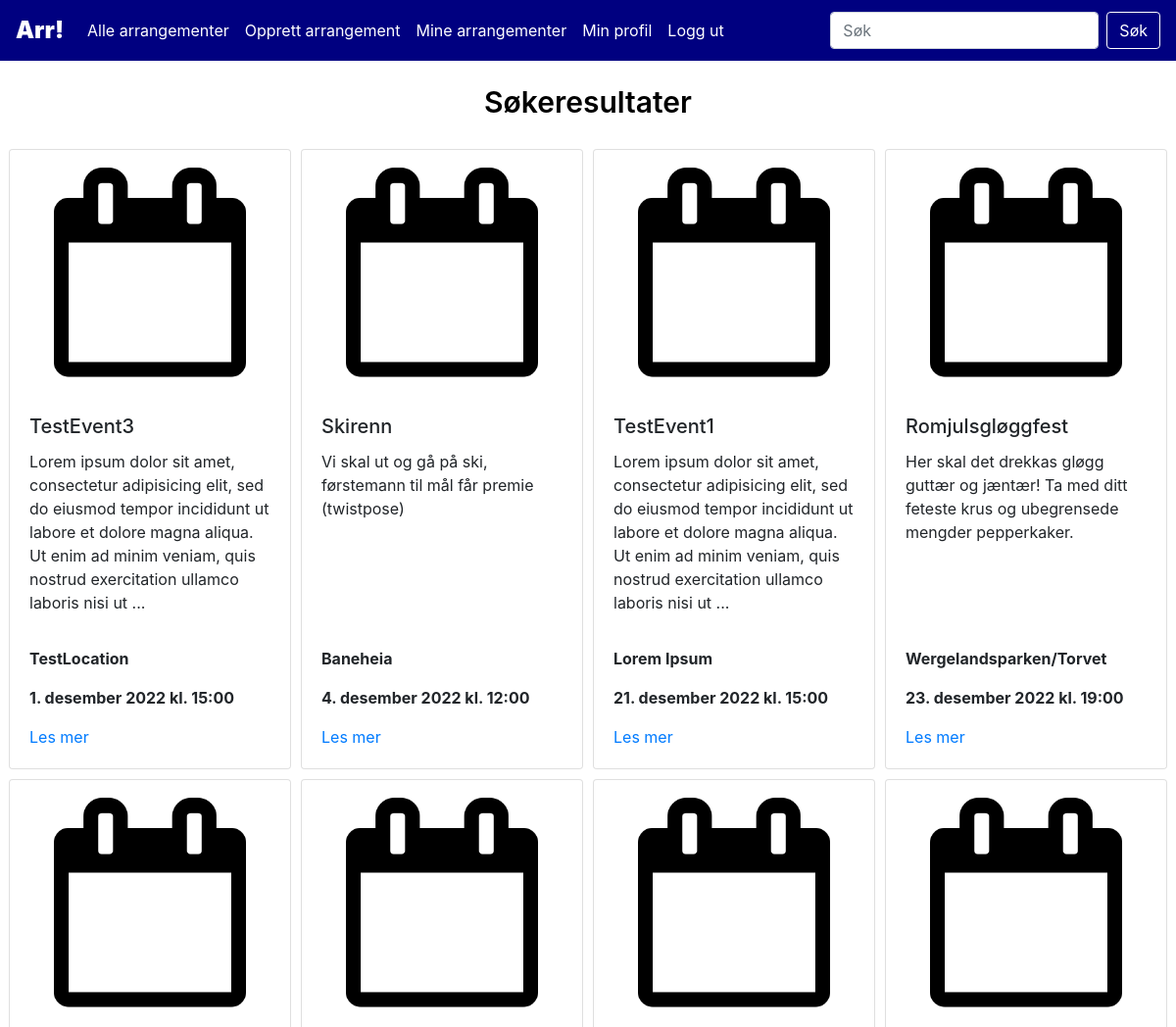
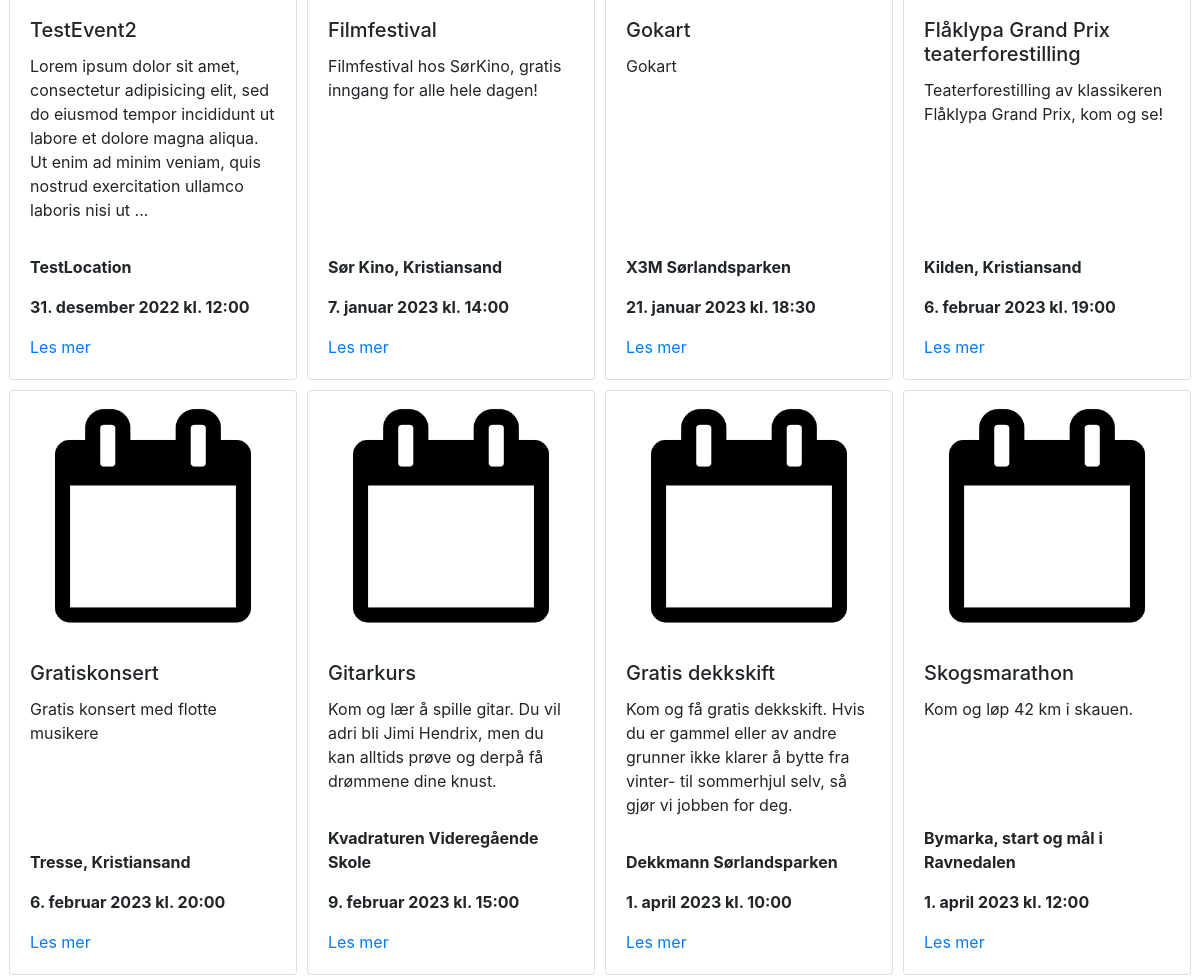
The app's page /results.php (signed in, upper part), older data (2 pictures, top to bottom).
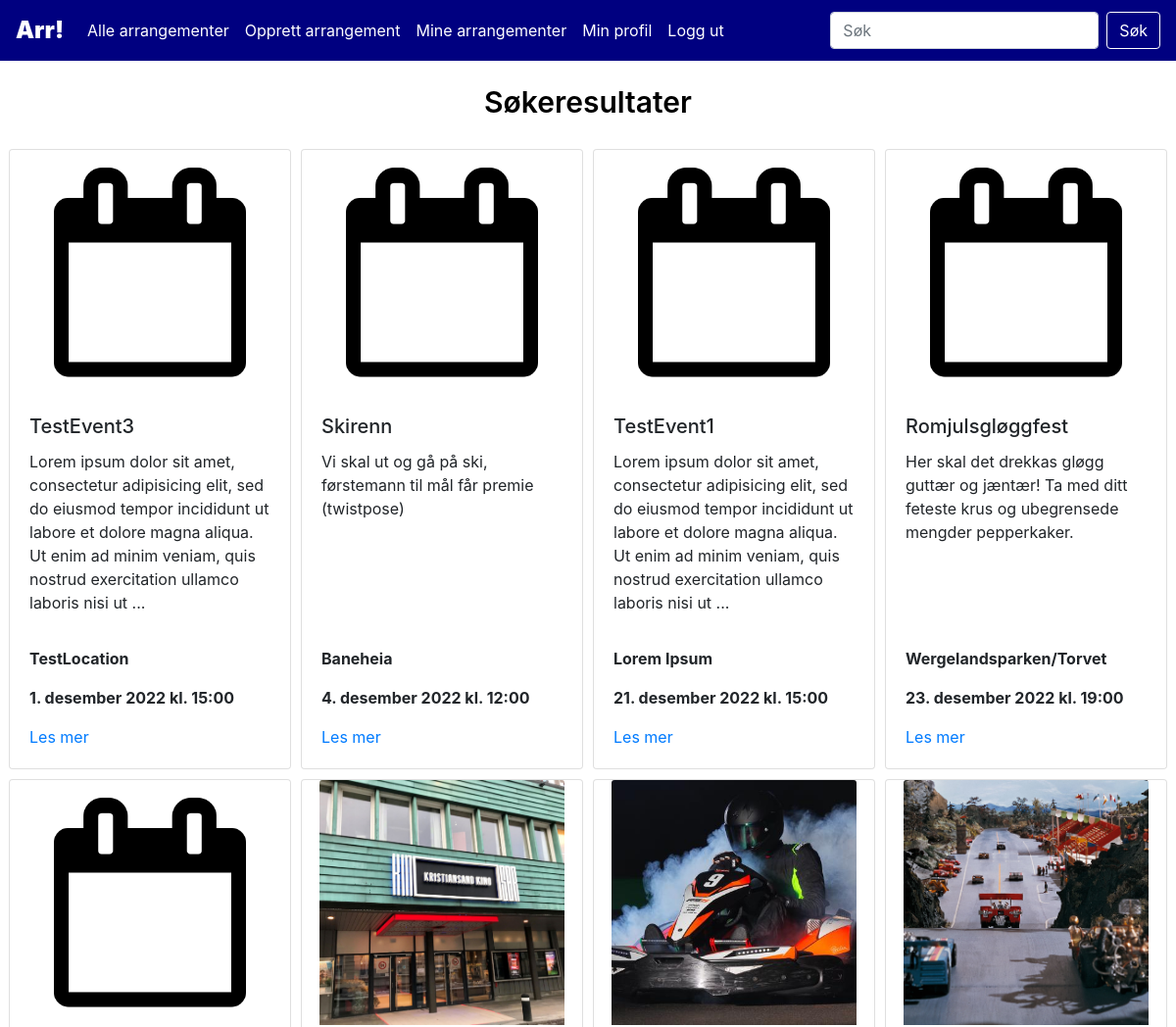
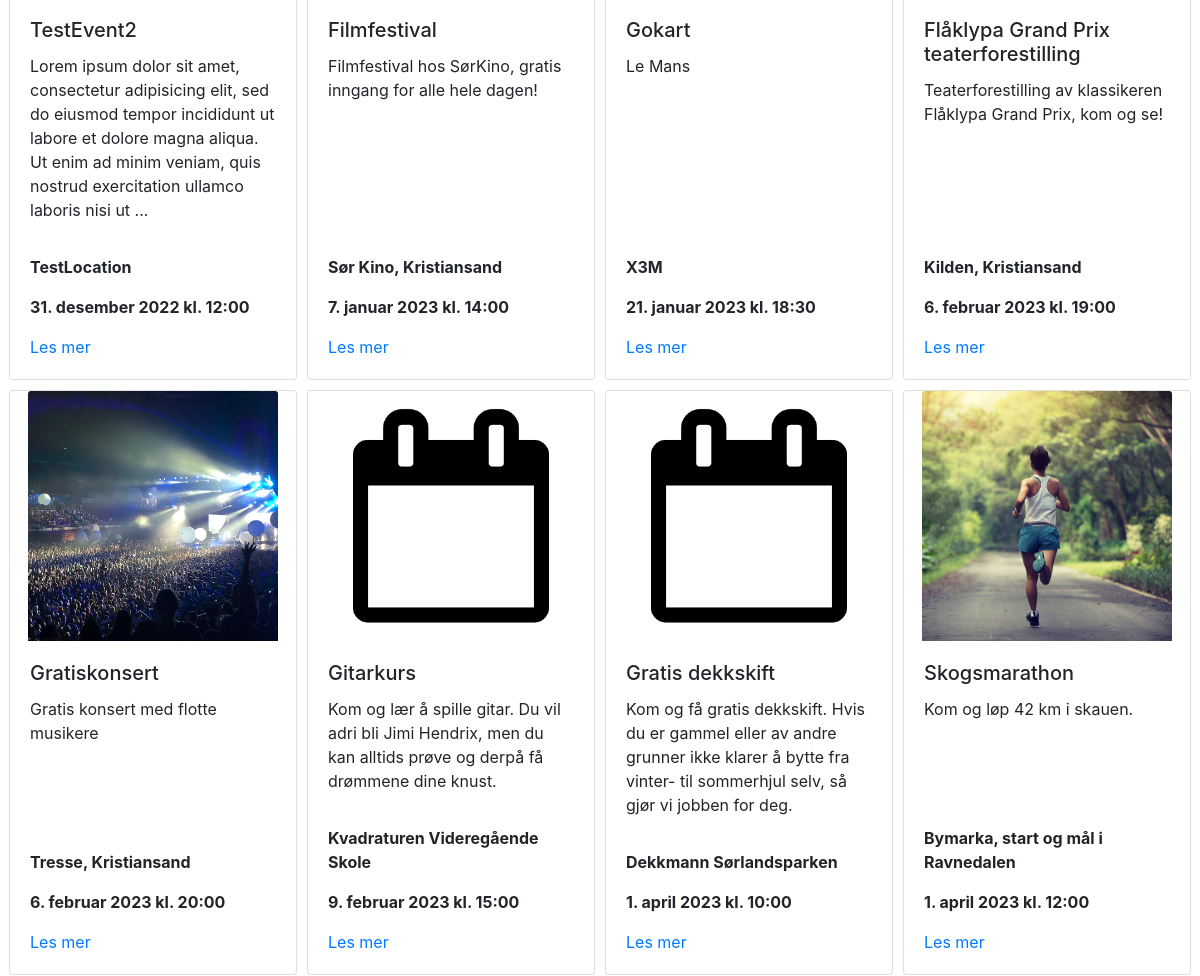
The same page, newer data (2 pictures, top to bottom).
### tables this page shows
CREATE TABLE `events` (
  `event_id` int(10) NOT NULL,
  `title` varchar(100) NOT NULL,
  `info` varchar(1000) NOT NULL,
  `host` int(10) NOT NULL,
  `location` varchar(200) NOT NULL,
  `time` datetime NOT NULL,
  `category_id` int(10) NOT NULL,
  `endtime` datetime DEFAULT NULL,
  `ticketprice` varchar(10) DEFAULT NULL,
  `website` varchar(200) DEFAULT NULL,
  `img_path` varchar(200) DEFAULT NULL
);

### assets/lib/class.Event.php (called while the page is built, shortened)
<?php
class Event{
    function searchEvents($query){
        $dbConn = new DbConn();
        $conn = $dbConn->connect();
        $sql = "SELECT event_id, title, info, location, time, img_path
        FROM eventhandling.events
        INNER JOIN eventhandling.users ON users.user_id = events.host
        WHERE LOWER(title) LIKE LOWER('%$query%')
            OR LOWER(info) LIKE LOWER('%$query%')
            OR LOWER(location) LIKE LOWER('%$query%')
        ORDER BY time ASC;";
        $result = $conn->query($sql);
        return $result;
    }
}
?>

### assets/lib/class.Display.php (the view)
<?php
    class Display{
        function displayCards($result){
            if ($result->num_rows > 0) {
                echo "<div class=\"flex-container\">";
                while($row = $result->fetch_assoc()) {
                    $datetime = new DateTimeImmutable($row['time']);
                    if(file_exists($row['img_path'])) $img = $row['img_path'];
                    else $img = "assets/img/stock.png";
                    if(strlen($row['info']) > 200){
                        $info = substr($row["info"],0,200) . "...";
                    }
                    else $info = $row['info'];
                    echo "
                    <div class=\"card\" style=\"width: 18rem;\">
                    <div class=\"card-img\">
                        <img class=\"card-img-top\" src=\"" . $img . "\" alt=\"Arrangementsbilde\">
                    </div>
                    <div class=\"card-body d-flex flex-column\">
                        <h5 class=\"card-title\">" . $row["title"] . "</h5>
                        <p class=\"card-text\">$info</p>
                    </div>
                    <div class=\"card-footer\">
                        <p class=\"card-text\"><strong>" . $row["location"] . "</strong></p>
                        <p class=\"card-text\"><strong>" . self::formatDatetime($datetime) . "</strong></p>
                        <a href=\"event.php?event_id=" . $row['event_id'] . "\" class\"btn btn-primary\">Les mer</a>
                    </div>
                    </div>
                    ";
                }
                echo "</div>";
                }
                else {
                echo "<div class='no-results'><text>Ingen treff</text></div>";
            }
        }
        function translateMonth($month){
            return $translated = match($month){
                "January"=>"januar",
                "February"=>"februar",
                "March"=>"mars",
                "April"=>"april",
                "May"=>"mai",
                "June"=>"juni",
                "July"=>"juli",
                "August"=>"august",
                "September"=>"september",
                "October"=>"oktober",
                "November"=>"november",
                "December"=>"desember"
            };
        }
        function formatDatetime($datetime){
            $formattedDatetime = $datetime->format('j.') . " " . self::translateMonth($datetime->format('F')) . " " . $datetime->format('Y') . " kl. " . $datetime->format('H:i');
            return $formattedDatetime;
        }
    }
?>

Row changes from the older to the newer data that the page shows:
changed events "Filmfestival": img_path: picture added in place of a placeholder
changed events "Gokart": img_path: picture added in place of a placeholder; info "Gokart" → "Le Mans"; location "X3M Sørlandsparken" → "X3M"
changed events "Flåklypa Grand Prix teaterforestilling": img_path: picture added in place of a placeholder
changed events "Gratiskonsert": img_path: picture added in place of a placeholder
changed events "Skogsmarathon": img_path: picture added in place of a placeholder
